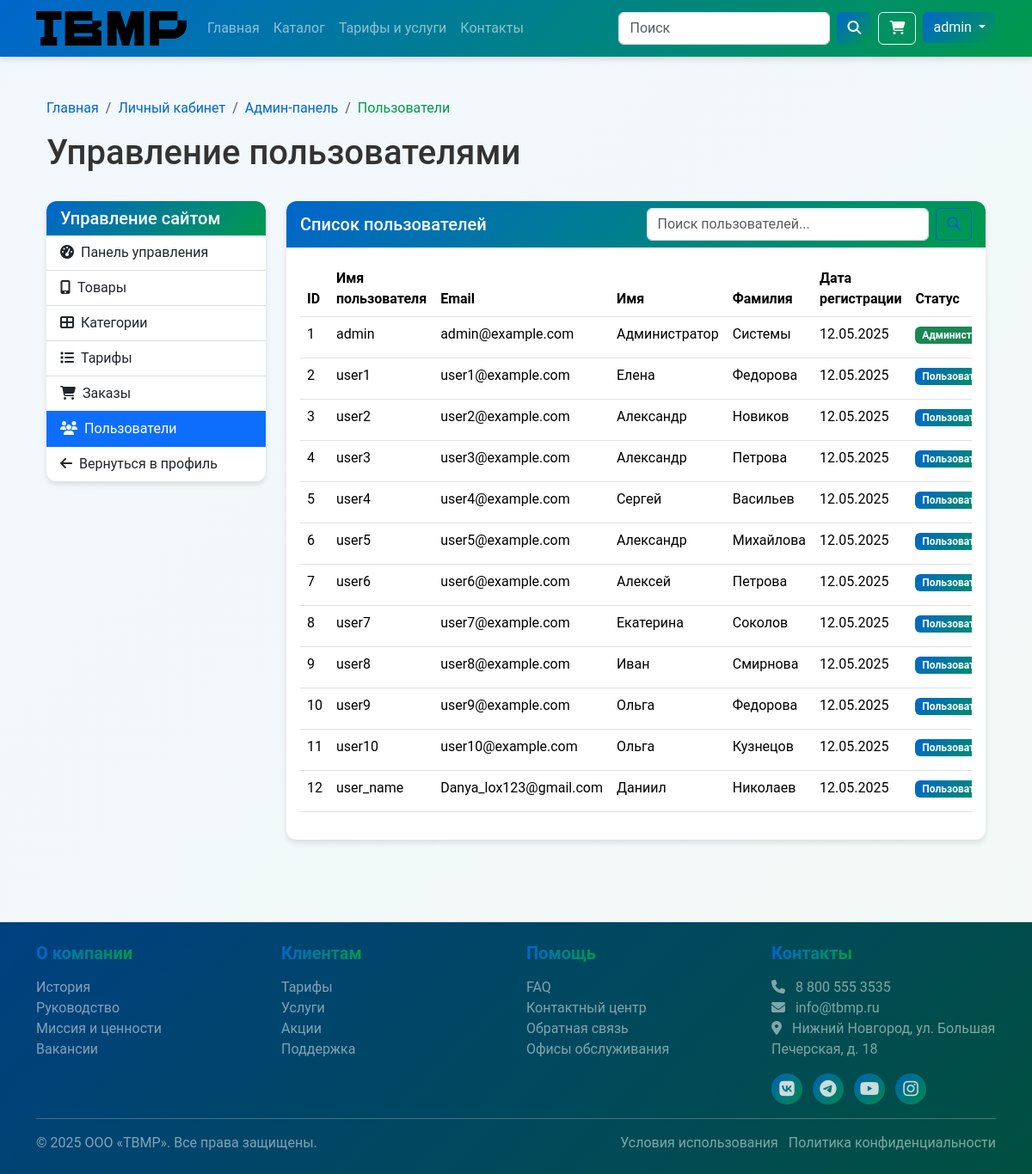
The app's page /admin/users (signed in) with its own data.
### app/models.py (models this page shows, shortened)
class User(UserMixin, db.Model):
    id = db.Column(db.Integer, primary_key=True)
    username = db.Column(db.String(80), unique=True, nullable=False)
    email = db.Column(db.String(120), unique=True, nullable=False)
    password_hash = db.Column(db.String(128))
    first_name = db.Column(db.String(80))
    last_name = db.Column(db.String(80))
    phone = db.Column(db.String(20))
    address = db.Column(db.String(200))
    created_at = db.Column(db.DateTime, default=datetime.utcnow)
    is_admin = db.Column(db.Boolean, default=False)
    orders = db.relationship('Order', backref='user', lazy=True)
    cart_items = db.relationship('CartItem', backref='user', lazy=True, cascade='all, delete-orphan')

### app/routes/admin.py (the view)
@bp.route('/users')
@login_required
@admin_required
def users():    # Получаем всех пользователей
    users = db.session.query(User).all()
    return render_template('admin/users.html', users=users)

### app/routes/admin.py (called while the page is built)
def admin_required(f):
    @wraps(f)
    def decorated_function(*args, **kwargs):
        if not current_user.is_authenticated or not current_user.is_admin:
            abort(403)  # Запрещено
        return f(*args, **kwargs)
    return decorated_function

### run.py (called while the page is built)
@app.context_processor
def inject_now():
    return {'now': datetime.utcnow()}

### app/templates/admin/users.html (shortened to what this page needs)
{% extends 'base.html' %}
{% block content %}
<div class="container mt-4 mb-5">
    <nav aria-label="breadcrumb">
        <ol class="breadcrumb">
            <li class="breadcrumb-item"><a href="{{ url_for('main.index') }}">Главная</a></li>
            <li class="breadcrumb-item"><a href="{{ url_for('auth.profile') }}">Личный кабинет</a></li>
            <li class="breadcrumb-item"><a href="{{ url_for('admin_panel.index') }}">Админ-панель</a></li>
            <li class="breadcrumb-item active" aria-current="page">Пользователи</li>
        </ol>
    </nav>
    <div class="d-flex justify-content-between align-items-center mb-4">
        <h1>Управление пользователями</h1>
    </div>
    <div class="row">
        <div class="col-md-3 mb-4">
            <div class="card">
                <div class="card-header bg-dark text-white">
                    <h5 class="mb-0">Управление сайтом</h5>
                </div>
                <div class="list-group list-group-flush">
                    <a href="{{ url_for('admin_panel.index') }}" class="list-group-item list-group-item-action">
                        <i class="fas fa-tachometer-alt me-2"></i>Панель управления
                    </a>
                    <a href="{{ url_for('admin_panel.products') }}" class="list-group-item list-group-item-action">
                        <i class="fas fa-mobile-alt me-2"></i>Товары
                    </a>
                    <a href="{{ url_for('admin_panel.categories') }}" class="list-group-item list-group-item-action">
                        <i class="fas fa-th-large me-2"></i>Категории
                    </a>
                    <a href="{{ url_for('admin_panel.tariffs') }}" class="list-group-item list-group-item-action">
                        <i class="fas fa-list me-2"></i>Тарифы
                    </a>
                    <a href="{{ url_for('admin_panel.orders') }}" class="list-group-item list-group-item-action">
                        <i class="fas fa-shopping-cart me-2"></i>Заказы
                    </a>
                    <a href="{{ url_for('admin_panel.users') }}" class="list-group-item list-group-item-action active">
                        <i class="fas fa-users me-2"></i>Пользователи
                    </a>
                    <a href="{{ url_for('auth.profile') }}" class="list-group-item list-group-item-action">
                        <i class="fas fa-arrow-left me-2"></i>Вернуться в профиль
                    </a>
                </div>
            </div>
        </div>
        <div class="col-md-9">
            <div class="card">
                <div class="card-header bg-light">
                    <div class="row align-items-center">
                        <div class="col-md-6">
                            <h5 class="mb-0">Список пользователей</h5>
                        </div>
                        <div class="col-md-6">
                            <form class="d-flex">
                                <input class="form-control me-2" type="search" placeholder="Поиск пользователей..." aria-label="Search">
                                <button class="btn btn-outline-primary" type="submit"><i class="fas fa-search"></i></button>
                            </form>
                        </div>
                    </div>
                </div>
                <div class="card-body">
                    <div class="table-responsive">
                        <table class="table table-hover">
                            <thead>
                                <tr>
                                    <th>ID</th>
                                    <th>Имя пользователя</th>
                                    <th>Email</th>
                                    <th>Имя</th>
                                    <th>Фамилия</th>
                                    <th>Дата регистрации</th>
                                    <th>Статус</th>
                                </tr>
                            </thead>
                            <tbody>
                                {% for user in users %}
                                <tr>
                                    <td>{{ user.id }}</td>
                                    <td>{{ user.username }}</td>
                                    <td>{{ user.email }}</td>
                                    <td>{{ user.first_name or '-' }}</td>
                                    <td>{{ user.last_name or '-' }}</td>
                                    <td>{{ user.created_at.strftime('%d.%m.%Y') }}</td>
                                    <td>
                                        {% if user.is_admin %}
                                            <span class="badge bg-success">Администратор</span>
                                        {% else %}
                                            <span class="badge bg-primary">Пользователь</span>
                                        {% endif %}
                                    </td>
                                </tr>
                                {% endfor %}
                            </tbody>
                        </table>
                    </div>
                </div>
            </div>
        </div>
    </div>
</div>
{% endblock %}

### app/templates/base.html (shortened to what this page needs)
<!DOCTYPE html>
<html lang="ru">
<head>    <meta charset="UTF-8">
    <link href="https://cdn.jsdelivr.net/npm/bootstrap@5.3.2/dist/css/bootstrap.min.css" rel="stylesheet">
    <link rel="stylesheet" href="https://cdnjs.cloudflare.com/ajax/libs/font-awesome/6.5.1/css/all.min.css">
    <link rel="stylesheet" href="{{ url_for('static', filename='css/style.css') }}">
    <link rel="stylesheet" href="{{ url_for('static', filename='css/gradient_overrides.css') }}">
    <link rel="stylesheet" href="{{ url_for('static', filename='css/category-icons.css') }}">
</head>
<body>    <header>
        <nav class="navbar navbar-expand-lg navbar-dark bg-primary" style="box-shadow: 0 4px 6px rgba(0, 0, 0, 0.1);">
            <div class="container">                <a class="navbar-brand" href="{{ url_for('main.index') }}">
                    <img src="{{ url_for('static', filename='img/Logo.svg') }}" alt="TBMP" height="40">
                </a>
                <div class="collapse navbar-collapse" id="navbarMain">
                    <ul class="navbar-nav me-auto mb-2 mb-lg-0">
                        <li class="nav-item">
                            <a class="nav-link {% if request.endpoint == 'main.index' %}active{% endif %}" href="{{ url_for('main.index') }}">Главная</a>
                        </li>
                        <li class="nav-item">
                            <a class="nav-link {% if request.endpoint.startswith('catalog') %}active{% endif %}" href="{{ url_for('catalog.index') }}">Каталог</a>
                        </li>                        <li class="nav-item">
                            <a class="nav-link {% if request.endpoint.startswith('tariffs') %}active{% endif %}" href="{{ url_for('tariffs.index') }}">Тарифы и услуги</a>
                        </li>
                        <li class="nav-item">
                            <a class="nav-link {% if request.endpoint == 'main.contacts' %}active{% endif %}" href="{{ url_for('main.contacts') }}">Контакты</a>
                        </li>
                    </ul>
                    <form class="d-flex me-2" action="{{ url_for('main.search') }}" method="get">
                        <input class="form-control me-2" type="search" name="q" placeholder="Поиск" aria-label="Search">
                        <button class="btn btn-success" type="submit"><i class="fas fa-search"></i></button>
                    </form>
                    <div class="d-flex">                        <a href="{{ url_for('cart.view_cart') }}" class="btn btn-outline-light me-2">
                            <i class="fas fa-shopping-cart"></i>
                        </a>
                        {% if current_user.is_authenticated %}                            <div class="dropdown">
                                <button class="btn btn-success dropdown-toggle" type="button" id="userDropdown" data-bs-toggle="dropdown" aria-expanded="false">
                                    {{ current_user.username }}
                                </button>
                            </div>
                        {% else %}
                            <a href="{{ url_for('auth.login') }}" class="btn btn-success">Войти</a>
                        {% endif %}
                    </div>
                </div>
            </div>
        </nav>
    </header>
    <main class="py-4">
        <div class="container">
            {% block content %}{% endblock %}
        </div>
    </main>    <footer class="text-white py-4 mt-4" style="background: linear-gradient(135deg, #004080, #005040);">
        <div class="container">
            <div class="row">
                <div class="col-md-3 mb-4 mb-md-0">
                    <h5>О компании</h5>
                    <ul class="list-unstyled">
                        <li><a href="#" class="text-white-50">История</a></li>
                        <li><a href="#" class="text-white-50">Руководство</a></li>
                        <li><a href="#" class="text-white-50">Миссия и ценности</a></li>
                        <li><a href="#" class="text-white-50">Вакансии</a></li>
                    </ul>
                </div>
                <div class="col-md-3 mb-4 mb-md-0">
                    <h5>Клиентам</h5>
                    <ul class="list-unstyled">
                        <li><a href="#" class="text-white-50">Тарифы</a></li>
                        <li><a href="#" class="text-white-50">Услуги</a></li>
                        <li><a href="#" class="text-white-50">Акции</a></li>
                        <li><a href="#" class="text-white-50">Поддержка</a></li>
                    </ul>
                </div>
                <div class="col-md-3 mb-4 mb-md-0">
                    <h5>Помощь</h5>
                    <ul class="list-unstyled">
                        <li><a href="#" class="text-white-50">FAQ</a></li>
                        <li><a href="#" class="text-white-50">Контактный центр</a></li>
                        <li><a href="#" class="text-white-50">Обратная связь</a></li>
                        <li><a href="#" class="text-white-50">Офисы обслуживания</a></li>
                    </ul>
                </div>
                <div class="col-md-3">
                    <h5>Контакты</h5>                    <p class="text-white-50">
                        <i class="fas fa-phone me-2"></i> 8 800 555 3535<br>
                        <i class="fas fa-envelope me-2"></i> info@tbmp.ru<br>
                        <i class="fas fa-map-marker-alt me-2"></i> Нижний Новгород, ул. Большая Печерская, д. 18
                    </p>
                    <div class="social-links mt-3">
                        <a href="#" class="text-white me-2"><i class="fab fa-vk fa-lg"></i></a>
                        <a href="#" class="text-white me-2"><i class="fab fa-telegram fa-lg"></i></a>
                        <a href="#" class="text-white me-2"><i class="fab fa-youtube fa-lg"></i></a>
                        <a href="#" class="text-white me-2"><i class="fab fa-instagram fa-lg"></i></a>
                    </div>
                </div>
            </div>
            <hr class="bg-secondary">
            <div class="row">                <div class="col-md-6">
                    <p class="mb-0 text-white-50">&copy; {{ now.year }} ООО «TBMP». Все права защищены.</p>
                </div>
                <div class="col-md-6 text-md-end">
                    <ul class="list-inline mb-0">
                        <li class="list-inline-item"><a href="#" class="text-white-50">Условия использования</a></li>
                        <li class="list-inline-item"><a href="#" class="text-white-50">Политика конфиденциальности</a></li>
                    </ul>
                </div>
            </div>
        </div>
    </footer>
</body>
</html>

### app/static/css/style.css (style rules this page uses)
:root { --blue-color: #0066cc; --green-color: #00994d; --main-gradient: linear-gradient(135deg, var(--blue-color), var(--green-color)); --main-gradient-hover: linear-gradient(135deg, #004d99, #006633); }
body { font-family: 'Roboto', Arial, sans-serif; color: #333; min-height: 100vh; display: flex; flex-direction: column; background: linear-gradient(135deg, rgba(0, 102, 204, 0.05), rgba(0, 153, 77, 0.05)); background-attachment: fixed; }
main { flex: 1; }
a { color: var(--blue-color); text-decoration: none; transition: color 0.3s; }
.btn-success { background: var(--main-gradient); border: none; transition: all 0.3s; }
.btn-outline-primary { color: var(--blue-color); border-color: var(--blue-color); transition: all 0.3s; }
.bg-primary { background: var(--main-gradient) !important; }
.navbar-brand img { max-height: 40px; }
footer { margin-top: auto; background: linear-gradient(135deg, #004080, #005040) !important; }
footer h5 { font-weight: 600; margin-bottom: 1rem; background: linear-gradient(90deg, var(--blue-color), var(--green-color)); -webkit-background-clip: text; background-clip: text; -webkit-text-fill-color: transparent; display: inline-block; }
footer .social-links a { display: inline-block; width: 36px; height: 36px; border-radius: 50%; background: var(--main-gradient); text-align: center; line-height: 36px; transition: all 0.3s; margin-right: 0.5rem; opacity: 0.8; }

### app/static/css/gradient_overrides.css (style rules this page uses)
.card { transition: transform 0.3s, box-shadow 0.3s; border: none; box-shadow: 0 4px 6px rgba(0, 0, 0, 0.1); overflow: hidden; }
.card-header { background: var(--main-gradient); color: white; font-weight: 500; border: none; }
.breadcrumb-item.active { color: var(--green-color); }

### records on screen
User: username "admin", id "1", email "admin@example.com", first_name "Администратор", last_name "Системы", created_at "12.05.2025", is_admin "Администратор"
User: id "2", username "user1", email "user1@example.com", first_name "Елена", last_name "Федорова", created_at "12.05.2025", is_admin "Пользователь"
User: id "3", username "user2", email "user2@example.com", first_name "Александр", last_name "Новиков", created_at "12.05.2025", is_admin "Пользователь"
User: id "4", username "user3", email "user3@example.com", first_name "Александр", last_name "Петрова", created_at "12.05.2025", is_admin "Пользователь"
User: id "5", username "user4", email "user4@example.com", first_name "Сергей", last_name "Васильев", created_at "12.05.2025", is_admin "Пользователь"
User: id "6", username "user5", email "user5@example.com", first_name "Александр", last_name "Михайлова", created_at "12.05.2025", is_admin "Пользователь"
User: id "7", username "user6", email "user6@example.com", first_name "Алексей", last_name "Петрова", created_at "12.05.2025", is_admin "Пользователь"
User: id "8", username "user7", email "user7@example.com", first_name "Екатерина", last_name "Соколов", created_at "12.05.2025", is_admin "Пользователь"
User: id "9", username "user8", email "user8@example.com", first_name "Иван", last_name "Смирнова", created_at "12.05.2025", is_admin "Пользователь"
User: id "10", username "user9", email "user9@example.com", first_name "Ольга", last_name "Федорова", created_at "12.05.2025", is_admin "Пользователь"
User: id "11", username "user10", email "user10@example.com", first_name "Ольга", last_name "Кузнецов", created_at "12.05.2025", is_admin "Пользователь"
User: id "12", username "user_name", email "Danya_lox123@gmail.com", first_name "Даниил", last_name "Николаев", created_at "12.05.2025", is_admin "Пользователь"
